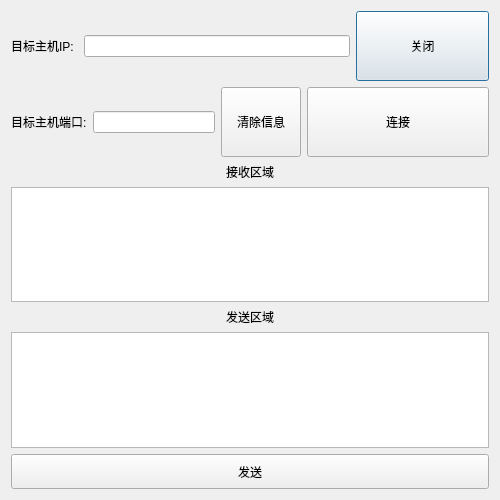
<?xml version="1.0" encoding="UTF-8"?>
<ui version="4.0">
 <class>tcpclientsocket</class>
 <widget class="QDialog" name="tcpclientsocket">
  <property name="geometry">
   <rect>
    <x>0</x>
    <y>0</y>
    <width>500</width>
    <height>500</height>
   </rect>
  </property>
  <property name="windowTitle">
   <string>TCP_Client</string>
  </property>
  <layout class="QVBoxLayout" name="verticalLayout_4">
   <item>
    <layout class="QVBoxLayout" name="verticalLayout_3" stretch="2,2,4,4,1">
     <item>
      <layout class="QHBoxLayout" name="horizontalLayout" stretch="1,4,2">
       <item>
        <widget class="QLabel" name="label">
         <property name="text">
          <string>目标主机IP:</string>
         </property>
        </widget>
       </item>
       <item>
        <widget class="QLineEdit" name="lineEdit_IP"/>
       </item>
       <item>
        <widget class="QPushButton" name="pushButton_2">
         <property name="sizePolicy">
          <sizepolicy hsizetype="Minimum" vsizetype="Preferred">
           <horstretch>0</horstretch>
           <verstretch>0</verstretch>
          </sizepolicy>
         </property>
         <property name="text">
          <string>关闭</string>
         </property>
        </widget>
       </item>
      </layout>
     </item>
     <item>
      <layout class="QHBoxLayout" name="horizontalLayout_3" stretch="1,2,0,3">
       <item>
        <widget class="QLabel" name="label_2">
         <property name="text">
          <string>目标主机端口:</string>
         </property>
        </widget>
       </item>
       <item>
        <widget class="QLineEdit" name="lineEdit_Port"/>
       </item>
       <item>
        <widget class="QPushButton" name="pushButton">
         <property name="sizePolicy">
          <sizepolicy hsizetype="Minimum" vsizetype="Preferred">
           <horstretch>0</horstretch>
           <verstretch>0</verstretch>
          </sizepolicy>
         </property>
         <property name="text">
          <string>清除信息</string>
         </property>
        </widget>
       </item>
       <item>
        <widget class="QPushButton" name="pushButton_Conncet">
         <property name="sizePolicy">
          <sizepolicy hsizetype="Minimum" vsizetype="Preferred">
           <horstretch>0</horstretch>
           <verstretch>0</verstretch>
          </sizepolicy>
         </property>
         <property name="text">
          <string>连接</string>
         </property>
        </widget>
       </item>
      </layout>
     </item>
     <item>
      <layout class="QVBoxLayout" name="verticalLayout">
       <item>
        <widget class="QLabel" name="label_3">
         <property name="text">
          <string>接收区域</string>
         </property>
         <property name="alignment">
          <set>Qt::AlignCenter</set>
         </property>
        </widget>
       </item>
       <item>
        <widget class="QTextEdit" name="textEdit_Receive"/>
       </item>
      </layout>
     </item>
     <item>
      <layout class="QVBoxLayout" name="verticalLayout_2">
       <item>
        <widget class="QLabel" name="label_4">
         <property name="text">
          <string>发送区域</string>
         </property>
         <property name="alignment">
          <set>Qt::AlignCenter</set>
         </property>
        </widget>
       </item>
       <item>
        <widget class="QTextEdit" name="textEdit_Send"/>
       </item>
      </layout>
     </item>
     <item>
      <layout class="QHBoxLayout" name="horizontalLayout_2" stretch="2">
       <item>
        <widget class="QPushButton" name="pushButton_Send">
         <property name="sizePolicy">
          <sizepolicy hsizetype="Preferred" vsizetype="Preferred">
           <horstretch>0</horstretch>
           <verstretch>0</verstretch>
          </sizepolicy>
         </property>
         <property name="text">
          <string>发送</string>
         </property>
        </widget>
       </item>
      </layout>
     </item>
    </layout>
   </item>
  </layout>
 </widget>
 <layoutdefault spacing="6" margin="11"/>
 <resources/>
 <connections/>
</ui>
